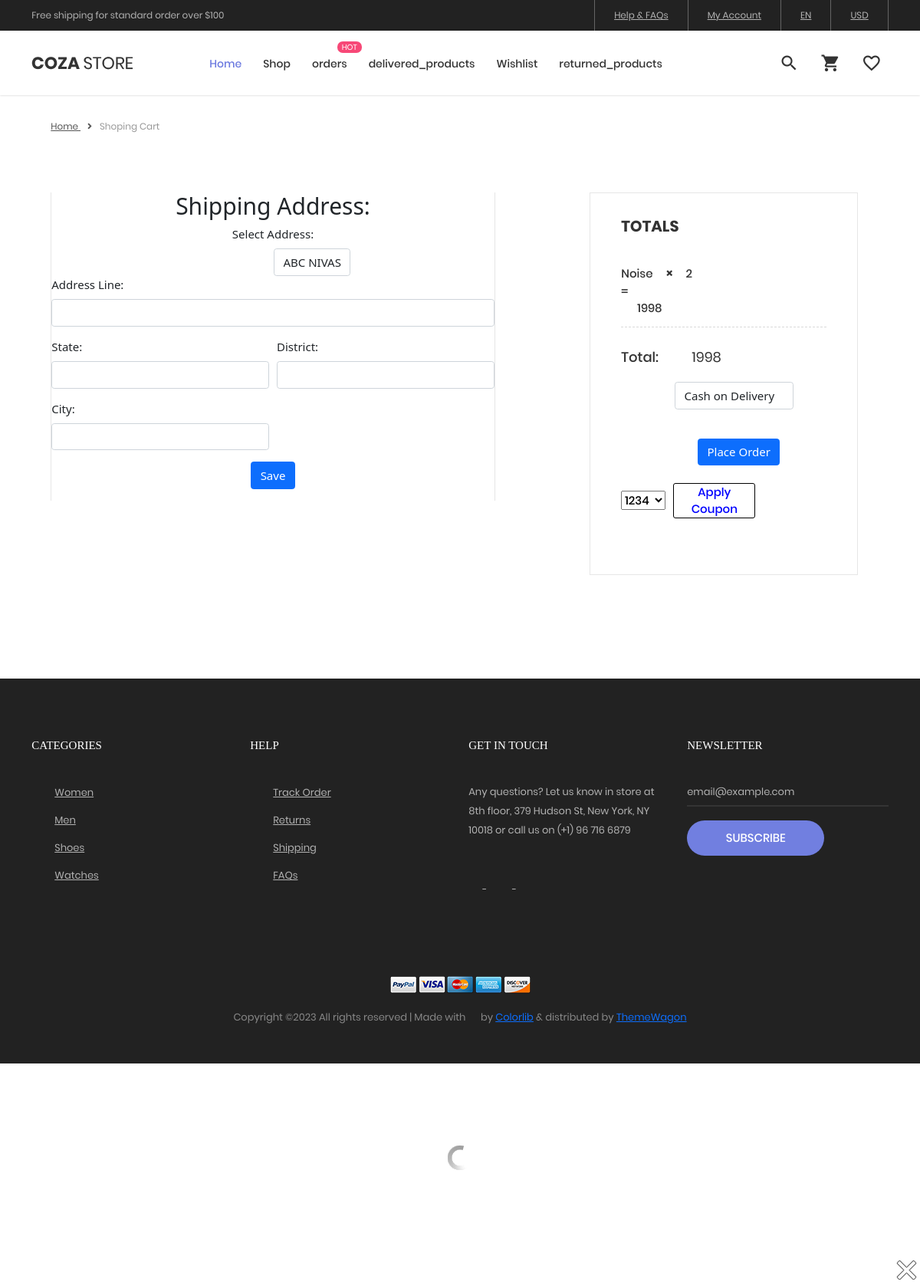
Before: /check/ (signed in) with the older database file.
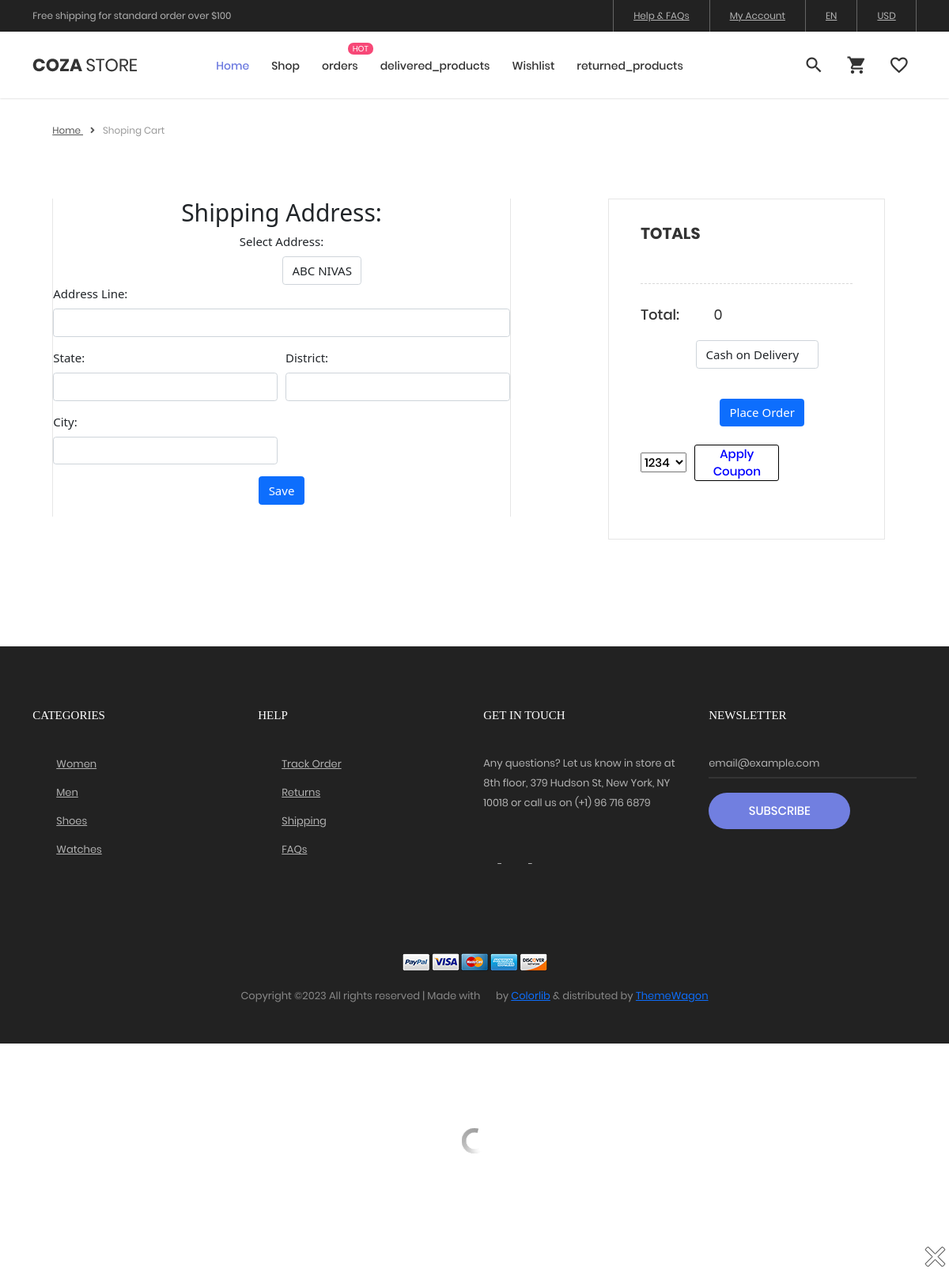
After: the same page with the newer database file.
### MOBILE/models.py (models this page shows, shortened)
class CartItem(models.Model):
    cart_id = models.AutoField(primary_key=True)
    user       =   models.ForeignKey(Uuser,on_delete=models.CASCADE, null=True)
    variant_id = models.ForeignKey(Varient, on_delete=models.CASCADE, null=True)
    quantity    =   models.IntegerField()
    def sub_total(self):
        if self.variant_id.catogery_offer_price==0:
           return self.variant_id.price * self.quantity
        else:
           return self.variant_id.catogery_offer_price * self.quantity

class Varient(models.Model):
    varient_name=models.CharField(max_length=100)
    product_key= models.ForeignKey(Product,on_delete=models.CASCADE)
    quantity= models.IntegerField()
    price = models.PositiveIntegerField(null=True)
    catogery_offer_price=models.PositiveIntegerField(null=True)
    image = models.ImageField(upload_to='product_images/', null=True)
    image1 = models.ImageField(upload_to='product_images/', null=True)
    image2 = models.ImageField(upload_to='product_images/', null=True)

class Product(models.Model):
    product_id=models.AutoField(primary_key=True)
    name = models.CharField(max_length=100)
    description = models.TextField()
    catogery=models.ForeignKey(category, on_delete=models.CASCADE)

### MOBILE/views.py (the view, shortened to what this page needs)
# urls.py: path('check/', views.check, name='check'),
def check(request):
 if 'name' in request.session:
    name=request.session['name']
    print(name)
    c=Couponapplied.objects.all()
    for i in c:
      print(i.c_user,i.c_code)
    user  = Uuser.objects.get(name=name)
    addresses=Address.objects.filter(user_id=user)
    li=[]
    for i in addresses:
        li.append(i)
    print(li)
    cart_items = CartItem.objects.filter(user_id=user)
    first_coupon = Coupon.objects.first()
    total=0
    for i in cart_items:
        if i.variant_id.catogery_offer_price==0:
            total+=i.variant_id.price * i.quantity
        else :
            total+=i.variant_id.catogery_offer_price * i.quantity
    reduction = 0
    selected_address=None
    subtotal = sum(item.sub_total() for item in cart_items)
    discounted = subtotal
    coup=Coupon.objects.all()
    coupon_code = coup.first()
    n = []
    s = []
    catogery_offer_available = None
    for item in cart_items:
        n.append(item.variant_id.product_key.catogery.catewise_dicount_price)
        s.append(item.variant_id.product_key.catogery.name)
    for i in range(len(n)):
        if n[i] > 0:
            catogery_offer_available = s[i]
        print(catogery_offer_available)
    return render(request, 'home-03.html', {'cart_items': cart_items,
                'first_coupon':first_coupon,
                "catogery_offer_available":catogery_offer_available,
                'total': total,
                "coup":coup,
                'addresses': addresses, 'selected_address': selected_address})

### MOBILE/models.py (called while the page is built)
    def __str__(self) :
        return self.name

     def __str__(self):
          return f"{self.address_line}, {self.city}, {self.district}, {self.state}"

### MOBILE/templates/home-03.html (shortened to what the changed rows need)
{% load static %}
<!DOCTYPE html>
<html lang="en">
<head>
	<link rel="stylesheet" type="text/css" href="{% static 'assets/vendor/bootstrap/css/bootstrap.min.css' %} ">
	<link rel="stylesheet" type="text/css" href="{% static 'assets/fonts/font-awesome-4.7.0/css/font-awesome.min.css' %} ">
	<link rel="stylesheet" type="text/css" href="{% static 'assets/fonts/iconic/css/material-design-iconic-font.min.css' %} ">
	<link rel="stylesheet" type="text/css" href="{% static 'assets/fonts/linearicons-v1.0.0/icon-font.min.css' %} ">
	<link rel="stylesheet" type="text/css" href="{% static 'assets/vendor/animate/animate.css' %} ">
	<link rel="stylesheet" type="text/css" href="{% static 'assets/vendor/css-hamburgers/hamburgers.min.css' %} ">
	<link rel="stylesheet" type="text/css" href="{% static 'assets/vendor/animsition/css/animsition.min.css' %} ">
	<link rel="stylesheet" type="text/css" href="{% static 'assets/vendor/select2/select2.min.css' %} ">
	<link rel="stylesheet" type="text/css" href="{% static 'assets/vendor/daterangepicker/daterangepicker.css' %} ">
	<link rel="stylesheet" type="text/css" href="{% static 'assets/vendor/slick/slick.css' %} ">
	<link rel="stylesheet" type="text/css" href="{% static 'assets/vendor/MagnificPopup/magnific-popup.css' %} ">
	<link rel="stylesheet" type="text/css" href="{% static 'assets/vendor/perfect-scrollbar/perfect-scrollbar.css' %} ">
	<link rel="stylesheet" type="text/css" href="{% static 'assets/css/util.css' %}">
	<link rel="stylesheet" type="text/css" href="{% static 'assets/css/main.css' %} ">
	<link rel="stylesheet" href="{% static 'assets/vendor/animate/animate.css' %}">
	<link rel="stylesheet" href="{% static 'assets/vendor/animsition/css/animsition.css' %}">
	<link rel="stylesheet" href="{% static 'assets/vendor/animsition/css/animsition.min.css' %}">
	<link rel="stylesheet" href="{% static 'assets/vendor/bootstrap/css/bootstrap-grid.css' %}">
	<link rel="stylesheet" href="{% static 'assets/vendor/bootstrap/css/bootstrap-grid.min.css' %}">
	<link rel="stylesheet" href="{% static 'assets/vendor/bootstrap/css/bootstrap-reboot.css' %}">
	<link rel="stylesheet" href="{% static 'assets/vendor/bootstrap/css/bootstrap-reboot.min.css' %}">
	<link rel="stylesheet" href="{% static 'assets/vendor/bootstrap/css/bootstrap.css' %}">
	<link rel="stylesheet" href="{% static 'assets/vendor/bootstrap/css/bootstrap.min.css' %}">
	<link rel="stylesheet" href="{% static 'assets/vendor/css-hamburgers/hamburgers.min.css' %}">
	<link rel="stylesheet" href="{% static 'assets/vendor/css-hamburgers/hamburgers.min.css' %}">
	<link rel="stylesheet" href="{% static 'assets/vendor/daterangepicker/daterangepicker.css' %}">
	<link rel="stylesheet" href="{% static 'assets/vendor/jqueryui/jquery-ui.css' %}">
	<link rel="stylesheet" href="{% static 'assets/vendor/jqueryui/jquery-ui.min.css' %}">
	<link rel="stylesheet" href="{% static 'assets/vendor/jqueryui/jquery-ui.structure.css' %}">
	<link rel="stylesheet" href="{% static 'assets/vendor/jqueryui/jquery-ui.structure.min.css' %}">
	<link rel="stylesheet" href="{% static 'assets/vendor/jqueryui/jquery-ui.theme.css' %}">
	<link rel="stylesheet" href="{% static 'assets/vendor/jqueryui/jquery-ui.theme.min.css' %}">
	<link rel="stylesheet" href="{% static 'assets/vendor/jqueryui/jquery-ui.css' %}">
	<link rel="stylesheet" href="{% static 'assets/vendor/jqueryui/jquery-ui.structure.css' %}">
	<link rel="stylesheet" href="{% static 'assets/vendor/jqueryui/jquery-ui.structure.min.css' %}">
	<link rel="stylesheet" href="{% static 'assets/vendor/jqueryui/jquery-ui.theme.css' %}">
	<link rel="stylesheet" href="{% static 'assets/vendor/jqueryui/jquery-ui.theme.min.css' %}">
	<link rel="stylesheet" href="{% static 'assets/vendor/lightbox2/css/lightbox.css' %}">
	<link rel="stylesheet" href="{% static 'assets/vendor/lightbox2/css/lightbox.min.css' %}">
	<link rel="stylesheet" href="{% static 'assets/vendor/MagnificPopup/magnific-popup.css' %}">
	<link rel="stylesheet" href="{% static 'assets/vendor/perfect-scrollbar/perfect-scrollbar.css' %}">
	<link rel="stylesheet" href="{% static 'assets/vendor/select2/select2.css' %}">
	<link rel="stylesheet" href="{% static 'assets/vendor/slick/slick-theme.css' %}">
	<link rel="stylesheet" href="{% static 'assets/vendor/slick/slick.css' %}">
	<link rel="stylesheet" href="{% static 'assets/vendor/select2/select2.min.css' %}">
	<link rel="stylesheet" type="text/css" href="vendor/bootstrap/css/bootstrap.min.css">
	<link rel="stylesheet" type="text/css" href="fonts/font-awesome-4.7.0/css/font-awesome.min.css">
	<link rel="stylesheet" type="text/css" href="fonts/iconic/css/material-design-iconic-font.min.css">
	<link rel="stylesheet" type="text/css" href="fonts/linearicons-v1.0.0/icon-font.min.css">
	<link rel="stylesheet" type="text/css" href="vendor/animate/animate.css">
	<link rel="stylesheet" type="text/css" href="vendor/css-hamburgers/hamburgers.min.css">
	<link rel="stylesheet" type="text/css" href="vendor/animsition/css/animsition.min.css">
	<link rel="stylesheet" type="text/css" href="vendor/select2/select2.min.css">
	<link rel="stylesheet" type="text/css" href="vendor/perfect-scrollbar/perfect-scrollbar.css">
	<link rel="stylesheet" type="text/css" href="css/util.css">
	<link rel="stylesheet" type="text/css" href="css/main.css">
	<link rel="stylesheet" href="https://cdnjs.cloudflare.com/ajax/libs/font-awesome/5.15.3/css/all.min.css">
	<link rel="stylesheet" href="https://cdnjs.cloudflare.com/ajax/libs/bootstrap/5.0.0-beta2/css/bootstrap.min.css">
</head>
<body class="animsition">
	<div class="bg0 p-t-75 p-b-85">
		<div class="container">
			<div class="row">
				<div class="col-lg-10 col-xl-7 m-lr-auto m-b-50">
					<div class="m-l-25 m-r-38 m-lr-0-xl">
						<div class="wrap-table-shopping-cart">
							<form method="POST" action="">
							<table class="table-shopping-cart">
									<h2 style="display: flex; justify-content: center;">Shipping Address:</h2>
							  </table>
						</div>
					</div>
				</div>
				<div class="col-sm-10 col-lg-7 col-xl-5 m-lr-auto m-b-50">
					<div class="bor10 p-lr-40 p-t-30 p-b-40 m-l-63 m-r-40 m-lr-0-xl p-lr-15-sm">
						{% for i in cart_items%}
						<div class="size-208">
							<span class="stext-110 cl2">
								{{ i.variant_id.product_key.name }}<span style="font-weight: bold;">&nbsp;&nbsp;&nbsp;&nbsp;&nbsp;×&nbsp;&nbsp;&nbsp;&nbsp;&nbsp;</span>{{ i.quantity }} =<div class="size-208">
									<span class="stext-110 cl2">
										&nbsp;&nbsp;&nbsp;&nbsp;&nbsp;&nbsp;{{i.sub_total}}
									</span>
								</div>
							</span>
						</div>
						{%endfor%}
						<div class="flex-w flex-t p-t-27 p-b-33">
							<div class="size-209 p-t-1">
								<span id="subtotalss" class="mtext-110 cl2">
									{{total}}
								</span>
							</div>
							</div>
						</div>
						</div>
					</div>
				</div>
			</div>
</body>
</html>

Changed rows visible on the page:
removed CartItem: variant_id.product_key.name "Noise", quantity "2", sub_total "1998"
Other visible differences:
{{ total }}: "1998" → "0"
